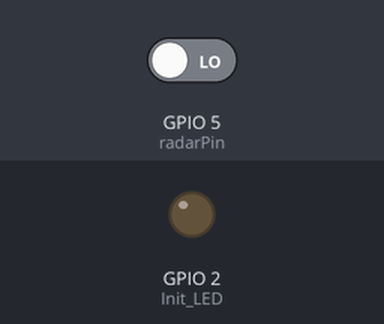
Bench run of a sketch on a simulated ESP8266 (NodeMCU). Parts: output pins drawn as LEDs (lit = HIGH). The inputs (shaded band) are chosen by the test bench; at power-on: GPIO 5 (radarPin) LOW. Uploads are accepted with an empty reply; what the sketch prints to the serial monitor is not drawn.

Above: at 4.7 s.
4.8 s: GPIO 5 (radarPin) driven HIGH
At 8.3 s:
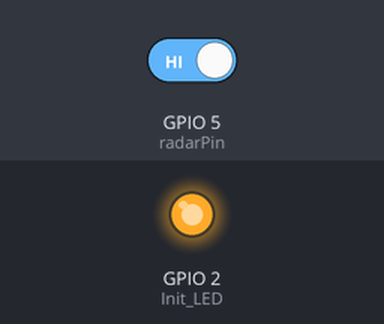
Timing chart, 0 to 9.8 s (numbered marks = the images above; inputs shaded):
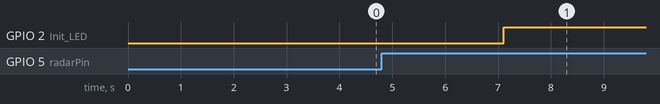

The sketch:

Radar_HB100_Wemos.ino
```cpp
//#include <Ticker.h>
//Ticker timer1;

#include <Lightbo_lt.h>

Lightbo_lt lightbolt;

int radarPin = 5; // PIR sensor is attached to D1 mini D1 pin which maps to pin 5 for arduino library
int motion;

/*void ICACHE_RAM_ATTR onTimerISR(){
    Serial.print("count:"); Serial.println(count);
}*/

void ICACHE_RAM_ATTR stateChange() //Interrupt function
{
  motion++;
  Serial.println("INTERRUPT: Motion.");
}

void setup()
{
  Serial.begin(115200);

  lightbolt.wifiConnect();

  pinMode(2,OUTPUT); // Init LED
  pinMode(radarPin, INPUT); // Set PIR pin as input pin

  attachInterrupt(digitalPinToInterrupt(radarPin), stateChange, RISING); // Sets the interrupt function, falling edge triggered interrupts.

  //Initialize Ticker every 0.5s
  //timer1.attach(0.5, onTimerISR);
}

void loop()
{
    if (motion > 0) //low = no motion, high = motion
    {
      digitalWrite(2,LOW); // LED ON
      Serial.println("LOOP: Motion.");
      lightbolt.event("Radar motion detected");
      delay(1000);
      motion = 0;
      digitalWrite(2,HIGH); // LED OFF
    }
    else
    {
      delay(1000);
    }
    lightbolt.ping();
}
```

Measured:
- after the input at 4.8 s, GPIO 2 (Init_LED): LOW → HIGH after 2.3 s
